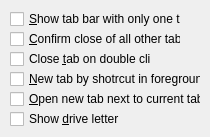
         <widget class="QWidget" name="tab_8" >
          <attribute name="title" >
           <string>&amp;Tabs</string>
          </attribute>
          <widget class="QCheckBox" name="qcbShowTabBarWithOnlyOneTab" >
           <property name="geometry" >
            <rect>
             <x>10</x>
             <y>10</y>
             <width>171</width>
             <height>18</height>
            </rect>
           </property>
           <property name="text" >
            <string>&amp;Show tab bar with only one tab</string>
           </property>
          </widget>
          <widget class="QCheckBox" name="qcbConfirmCloseOfAllOtherTabs" >
           <property name="geometry" >
            <rect>
             <x>10</x>
             <y>30</y>
             <width>171</width>
             <height>18</height>
            </rect>
           </property>
           <property name="text" >
            <string>&amp;Confirm close of all other tabs</string>
           </property>
          </widget>
          <widget class="QCheckBox" name="qcbShowDriveLetter" >
           <property name="geometry" >
            <rect>
             <x>10</x>
             <y>110</y>
             <width>111</width>
             <height>18</height>
            </rect>
           </property>
           <property name="text" >
            <string>Show &amp;drive letter</string>
           </property>
          </widget>
          <widget class="QCheckBox" name="qcbOpenNewTabNextToCurrentTab" >
           <property name="geometry" >
            <rect>
             <x>10</x>
             <y>90</y>
             <width>191</width>
             <height>18</height>
            </rect>
           </property>
           <property name="text" >
            <string>&amp;Open new tab next to current tab</string>
           </property>
          </widget>
          <widget class="QCheckBox" name="qcbCloseTabOnDoubleClick" >
           <property name="geometry" >
            <rect>
             <x>10</x>
             <y>50</y>
             <width>141</width>
             <height>18</height>
            </rect>
           </property>
           <property name="text" >
            <string>Close &amp;tab on double click</string>
           </property>
          </widget>
          <widget class="QCheckBox" name="qcbNewTabByShortcutInForeground" >
           <property name="geometry" >
            <rect>
             <x>10</x>
             <y>70</y>
             <width>191</width>
             <height>18</height>
            </rect>
           </property>
           <property name="text" >
            <string>&amp;New tab by shotrcut in foreground</string>
           </property>
          </widget>
         </widget>
